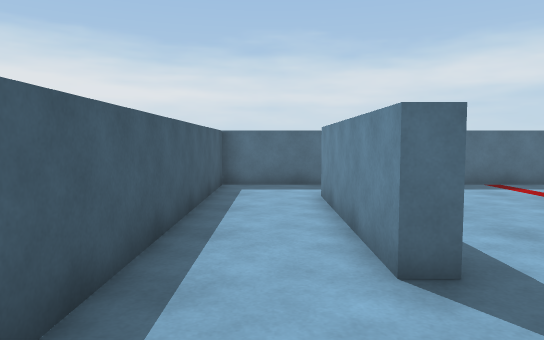
View 1 (above)

13 first-person views from a walk through a scene from a Unity 3-D project. The camera is 1.2 m above the floor, tilts 4° down and sees 70° across. The floor is counted in squares, 1 m on a side. Each view is taken from the middle of a square. On the plan, view 1 faces up. The plan holds only what a view shows up to about 15 squares ahead; the rest is blank. The player is left out.

View 2
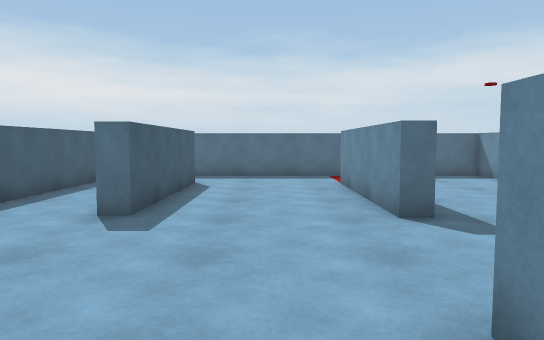

View 3
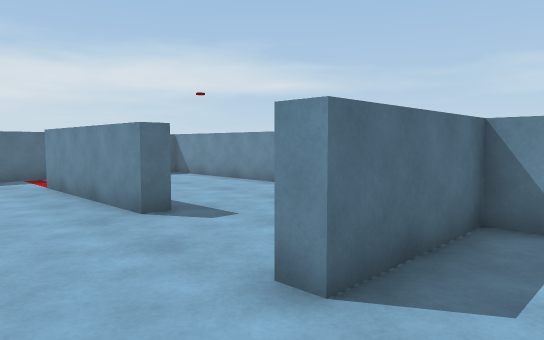

View 4
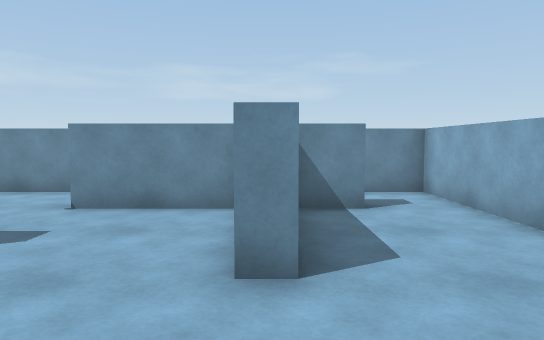

View 5
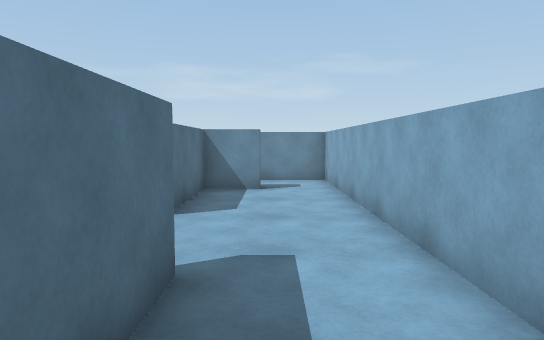

View 6
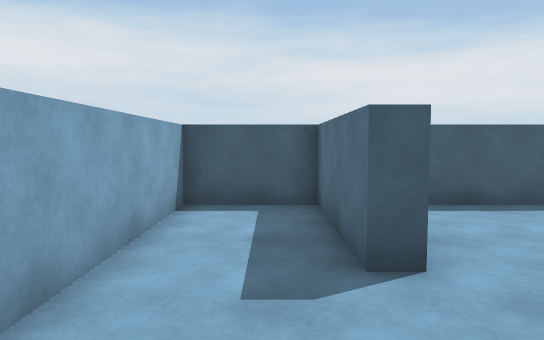

View 7
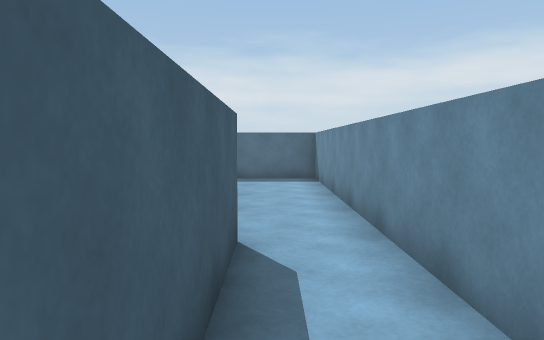

View 8
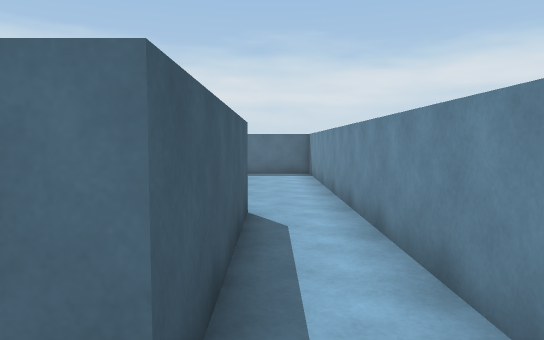

View 9
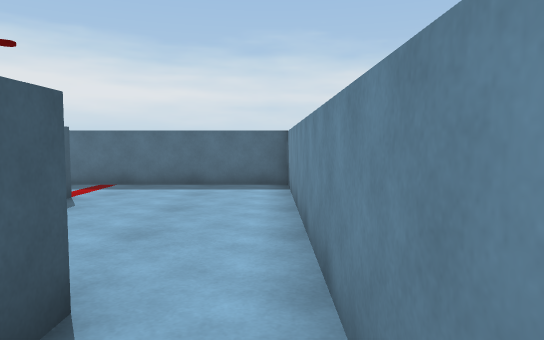

View 10
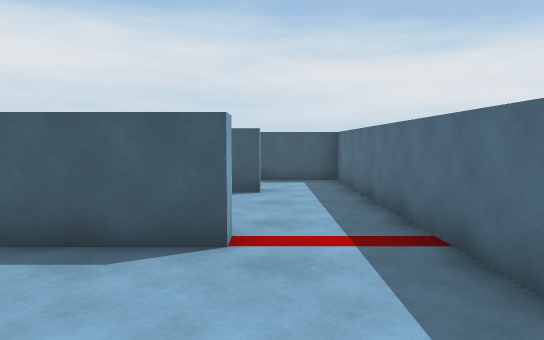

View 11
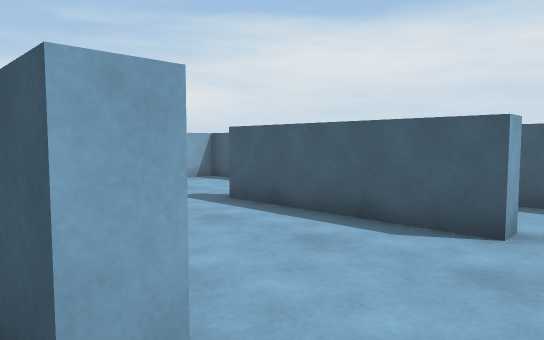

View 12
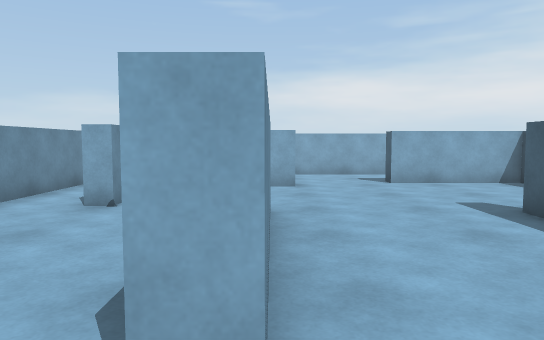

View 13
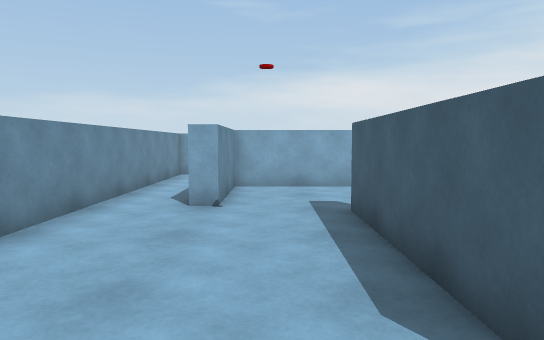

### Floor plan
Ten units are one square. View 1 is at (0, 0); x grows to the right and y downward. Boxes are objects, and circles mark ways between rooms. Rooms are numbered by the first view taken in them; rooms with no view inside come last. Other rooms are left out.
<svg viewBox="-19 -116 139 168">
<path fill="none" stroke="#000" d="M17 -34 11 -34 11 -87 17 -87 17 -34M66 -31 60 -31 60 -85 66 -85M96 -27 96 27 90 27 90 12 54 12 54 7 90 7 90 -27M65 -111 -14 -111 -14 16 24 16 24 21 -14 21 -14 47 115 47 115 -34M66 -85 66 -31M90 -27 96 -27M115 -34 115 -111 65 -111"/>
<circle cx="60" cy="-95" r="3" fill="#2a7"/>
<circle cx="90" cy="-28" r="3" fill="#2a7"/>
<text x="40" y="-20">1</text>
<text x="90" y="-70">2</text>
</svg>
Room 1 opens to room 2.

Where each view was taken, in squares from view 1:
view 1: 0 up, 0 right, facing up
view 2: 3 down, 4 right, facing up
view 3: 3 down, 3 right, facing up-right
view 4: 1 down, 2 right, facing right
view 5: 3 down, 1 left, facing right
view 6: 3 down, 6 right, facing left
view 7: 2 down, 10 right, facing up
view 8: 4 down, 10 right, facing up
view 9: 0 up, 11 right, facing up
view 10: 9 up, 11 right, facing left
view 11: 10 up, 7 right, facing down-left
view 12: 10 up, 6 right, facing down
view 13: 10 up, 8 right, facing down
